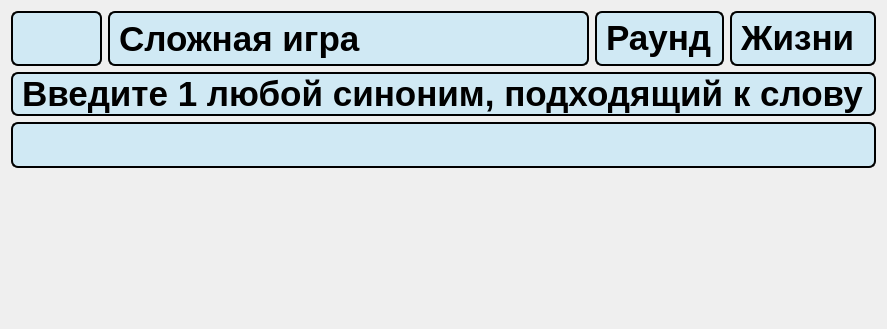
      <widget class="QWidget" name="hard_game">
       <layout class="QVBoxLayout" name="verticalLayout_21">
        <item>
         <layout class="QVBoxLayout" name="verticalLayout_18">
          <item>
           <layout class="QVBoxLayout" name="verticalLayout_20" stretch="1,15">
            <item>
             <layout class="QHBoxLayout" name="horizontalLayout_11" stretch="2,15,3,3">
              <item>
               <widget class="QPushButton" name="back_5">
                <property name="sizePolicy">
                 <sizepolicy hsizetype="Expanding" vsizetype="Expanding">
                  <horstretch>0</horstretch>
                  <verstretch>0</verstretch>
                 </sizepolicy>
                </property>
                <property name="font">
                 <font>
                  <family>Comfortaa</family>
                  <pointsize>28</pointsize>
                  <bold>false</bold>
                 </font>
                </property>
                <property name="styleSheet">
                 <string notr="true">QPushButton {
                color: black;
                background-color: rgb(208, 233, 244);
                border: 2px solid black;
                border-radius: 7px;

            }
            QPushButton:hover {
                background-color: #d0dff4;
            } 
			QPushButton:pressed {
            	background-color: #1f6391;
        }</string>
                </property>
                <property name="text">
                 <string/>
                </property>
                <property name="icon">
                 <iconset>
                  <normaloff>:/icon/icons/back.svg</normaloff>:/icon/icons/back.svg</iconset>
                </property>
               </widget>
              </item>
              <item>
               <widget class="QLabel" name="label_16">
                <property name="sizePolicy">
                 <sizepolicy hsizetype="Expanding" vsizetype="Expanding">
                  <horstretch>0</horstretch>
                  <verstretch>0</verstretch>
                 </sizepolicy>
                </property>
                <property name="styleSheet">
                 <string notr="true">color: black;
font-weight: bold;
font-size: 35px;
border: 2px solid black;
border-radius: 7px;
qproperty-alignment: 'AlignCenter';
background-color: rgb(208, 233, 244);
</string>
                </property>
                <property name="text">
                 <string>Сложная игра</string>
                </property>
               </widget>
              </item>
              <item>
               <widget class="QLabel" name="label_19">
                <property name="sizePolicy">
                 <sizepolicy hsizetype="Expanding" vsizetype="Expanding">
                  <horstretch>0</horstretch>
                  <verstretch>0</verstretch>
                 </sizepolicy>
                </property>
                <property name="styleSheet">
                 <string notr="true">color: black;
font-weight: bold;
font-size: 35px;
background-color: rgb(208, 233, 244);
border: 2px solid black;
border-radius: 7px;

</string>
                </property>
                <property name="text">
                 <string>&lt;html&gt;&lt;head/&gt;&lt;body&gt;&lt;p&gt;Раунд&lt;/p&gt;&lt;/body&gt;&lt;/html&gt;</string>
                </property>
                <property name="textFormat">
                 <enum>Qt::TextFormat::AutoText</enum>
                </property>
                <property name="scaledContents">
                 <bool>false</bool>
                </property>
                <property name="alignment">
                 <set>Qt::AlignmentFlag::AlignLeading|Qt::AlignmentFlag::AlignLeft|Qt::AlignmentFlag::AlignVCenter</set>
                </property>
                <property name="wordWrap">
                 <bool>false</bool>
                </property>
               </widget>
              </item>
              <item>
               <widget class="QLabel" name="label_20">
                <property name="sizePolicy">
                 <sizepolicy hsizetype="Expanding" vsizetype="Expanding">
                  <horstretch>0</horstretch>
                  <verstretch>0</verstretch>
                 </sizepolicy>
                </property>
                <property name="styleSheet">
                 <string notr="true">color: black;
font-weight: bold;
font-size: 35px;
background-color: rgb(208, 233, 244);
border: 2px solid black;
border-radius: 7px;

</string>
                </property>
                <property name="text">
                 <string>&lt;html&gt;&lt;head/&gt;&lt;body&gt;&lt;p&gt;&lt;img src=&quot;:/icon/icons/heart2.svg&quot;/&gt;Жизни &lt;/p&gt;&lt;/body&gt;&lt;/html&gt;</string>
                </property>
                <property name="textFormat">
                 <enum>Qt::TextFormat::AutoText</enum>
                </property>
                <property name="scaledContents">
                 <bool>false</bool>
                </property>
                <property name="alignment">
                 <set>Qt::AlignmentFlag::AlignLeading|Qt::AlignmentFlag::AlignLeft|Qt::AlignmentFlag::AlignVCenter</set>
                </property>
                <property name="wordWrap">
                 <bool>false</bool>
                </property>
               </widget>
              </item>
             </layout>
            </item>
            <item>
             <layout class="QVBoxLayout" name="verticalLayout_19" stretch="1,7">
              <property name="spacing">
               <number>6</number>
              </property>
              <property name="bottomMargin">
               <number>150</number>
              </property>
              <item>
               <widget class="QLabel" name="label_2">
                <property name="sizePolicy">
                 <sizepolicy hsizetype="Expanding" vsizetype="Expanding">
                  <horstretch>0</horstretch>
                  <verstretch>0</verstretch>
                 </sizepolicy>
                </property>
                <property name="styleSheet">
                 <string notr="true">color: black;
font-weight: bold;
font-size: 35px;
border: 2px solid black;
border-radius: 7px;
qproperty-alignment: 'AlignCenter';
background-color: rgb(208, 233, 244);
</string>
                </property>
                <property name="text">
                 <string>Введите 1 любой синоним, подходящий к слову</string>
                </property>
               </widget>
              </item>
              <item>
               <widget class="QLineEdit" name="lineEdit">
                <property name="sizePolicy">
                 <sizepolicy hsizetype="Expanding" vsizetype="Expanding">
                  <horstretch>0</horstretch>
                  <verstretch>0</verstretch>
                 </sizepolicy>
                </property>
                <property name="styleSheet">
                 <string notr="true">color: black;
font-weight: bold;
font-size: 35px;
border: 2px solid black;
border-radius: 7px;
qproperty-alignment: 'AlignCenter';
background-color: rgb(208, 233, 244);
</string>
                </property>
                <property name="text">
                 <string/>
                </property>
               </widget>
              </item>
             </layout>
            </item>
           </layout>
          </item>
         </layout>
        </item>
       </layout>
      </widget>
